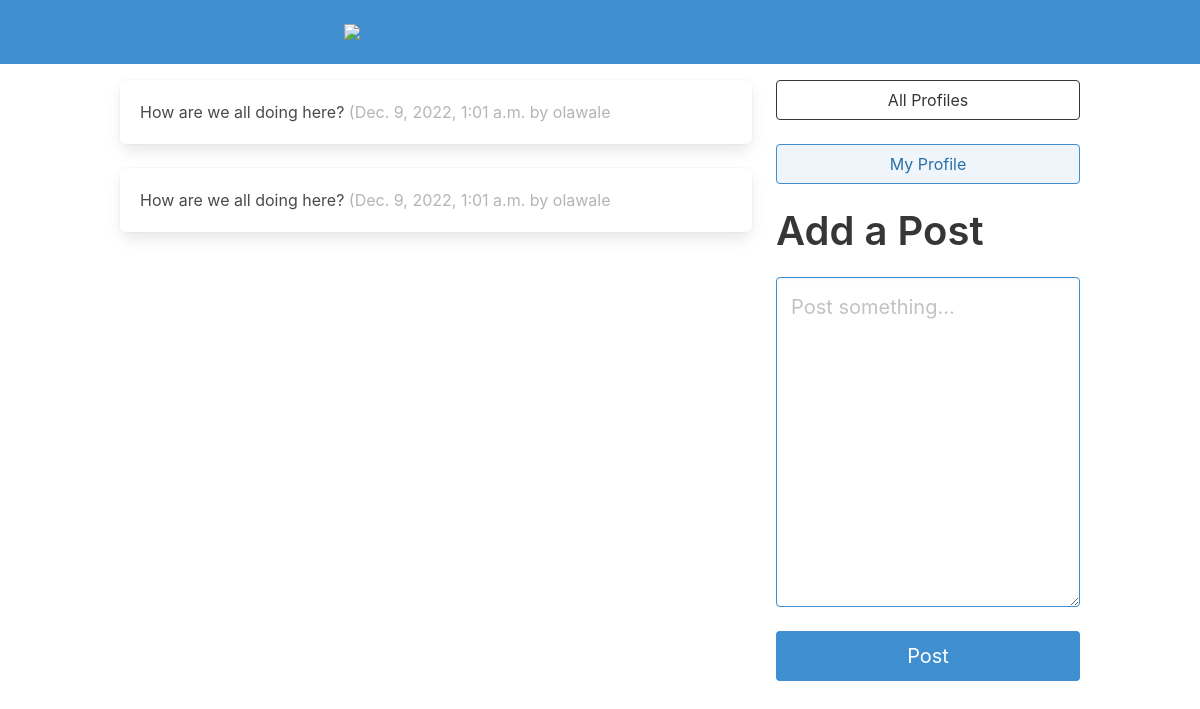
/dashboard/ (signed in), run on the app's committed database.
### commulator/models.py (models this page shows, shortened)
class Post(models.Model):
    user = models.ForeignKey(
        User, related_name="posts", on_delete=models.DO_NOTHING
    )
    body = models.CharField(max_length=140)
    created_at = models.DateTimeField(auto_now_add=True)

### commulator/views.py (the view, shortened to what this page needs)
# urls.py: path("dashboard/", dashboard, name="dashboard"),
def dashboard(request):
    form = PostForm(request.POST or None)
    followed_posts = Post.objects.filter(
        user__profile__in=request.user.profile.follows.all()
    ).order_by("created_at")
    return render(request, "commulator/dashboard.html", {"form": form, "posts": followed_posts},)

### commulator/forms.py
class PostForm(forms.ModelForm):
    body = forms.CharField(
        required=True,
        widget=forms.widgets.Textarea(
            attrs={
                "placeholder": "Post something...",
                "class": "textarea is-info is-medium",
            }
        ),
        label="",
    )
    class Meta:
        model = Post
        exclude = ("user", )

### templates/commulator/dashboard.html (shortened to what this page needs)
{% extends 'base.html' %}
    {% block body %}
    <a href="{% url 'commulator:base' %} ">
        <section class="hero is-small has-background-info mb-4">
            <div class="hero-body">
            <div class="container">
                <figure class="image center">
                    <img src="https://user-images.githubusercontent.com/59466195/206624151-57aad1fb-442b-491d-9bd2-e551a92b0459.png" style="max-width: 512px;">
                </figure>
            </div>
            </div>
        </section>
    </a>
    <div class="container">
        <div class="columns">
            {% block content %}
            <div class="column">
                {% for post in posts %}
                <div class="box">
                    {{post.body}}
                    <span class="is-small has-text-grey-light">
                        ({{ post.created_at }} by {{ post.user.username }}
                    </span>
                </div>
                {% endfor %}
                {% for followed in user.profile.follows.all %}
                    {% for post in followed.user.posts.all %}
                        <div class="box">
                            {{post.body}}
                            <span class="is-small has-text-grey-light">
                                ({{ post.created_at }} by {{ post.user.username }}
                            </span>
                        </div>
                    {% endfor %}
                {% endfor %}
            </div>
            <div class="column is-one-third">
                <div class="block">
                    <a href="{% url 'commulator:profile_list' %} ">
                        <button class="button is-dark is-outlined is-fullwidth">
                            All Profiles
                        </button>
                    </a>
                </div>
                <div class="block">
                    <a href="{% url 'commulator:profile' request.user.profile.id %} ">
                        <button class="button is-info is-light is-outlined is-fullwidth">
                            My Profile
                        </button>
                    </a>
                </div>
                <div class="block">
                    <div class="block">
                        <h2 class="title is-2">Add a Post</p>
                    </div>
                    <div class="block">
                        <form method="post">
                            {{ form.as_p }}
                            <button class="button is-info is-fullwidth is-medium mt-5"
                                    type="submit">Post
                            </button>
                        </form>
                    </div>
                </div>
            </div>
            {% endblock content %}
        </div>
    </div>
    {% endblock body %}

### templates/commulator/dashboard.html (style rules this page uses)
.center { display: flex; justify-content: center; align-items: center; }

### data on the page
Post: body "How are we all doing here?", created_at "Dec. 9, 2022, 1:01 a.m.", user.username "olawale"
